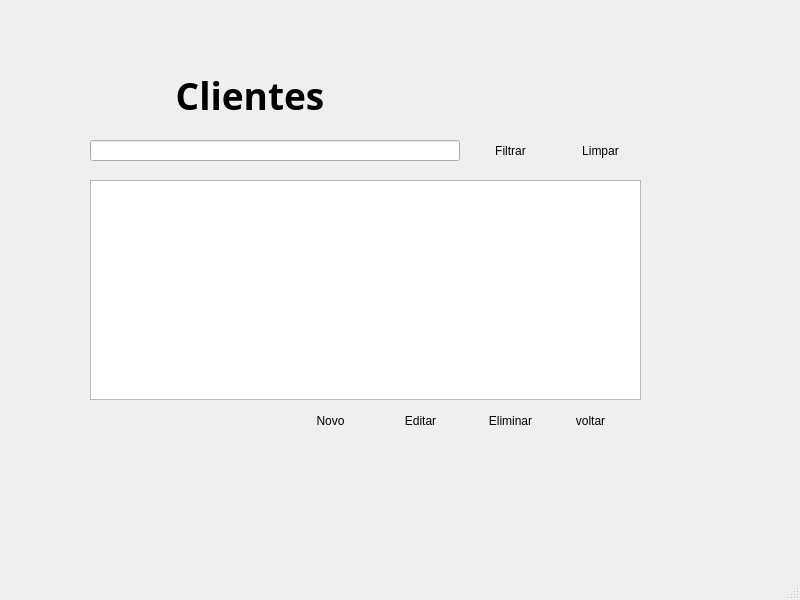
<?xml version="1.0" encoding="UTF-8"?>
<ui version="4.0">
 <class>MainWindow</class>
 <widget class="QMainWindow" name="MainWindow">
  <property name="geometry">
   <rect>
    <x>0</x>
    <y>0</y>
    <width>800</width>
    <height>600</height>
   </rect>
  </property>
  <property name="windowTitle">
   <string>MainWindow</string>
  </property>
  <widget class="QWidget" name="centralwidget">
   <widget class="QPushButton" name="pushButton_7">
    <property name="geometry">
     <rect>
      <x>280</x>
      <y>410</y>
      <width>101</width>
      <height>21</height>
     </rect>
    </property>
    <property name="text">
     <string>Novo</string>
    </property>
    <property name="icon">
     <iconset>
      <normaloff>imagens/novo.png</normaloff>imagens/novo.png</iconset>
    </property>
    <property name="flat">
     <bool>true</bool>
    </property>
   </widget>
   <widget class="QPushButton" name="pushButton_3">
    <property name="geometry">
     <rect>
      <x>550</x>
      <y>140</y>
      <width>101</width>
      <height>21</height>
     </rect>
    </property>
    <property name="text">
     <string>Limpar</string>
    </property>
    <property name="icon">
     <iconset>
      <normaloff>imagens/limpar.png</normaloff>imagens/limpar.png</iconset>
    </property>
    <property name="flat">
     <bool>true</bool>
    </property>
   </widget>
   <widget class="QTableView" name="tableView">
    <property name="geometry">
     <rect>
      <x>90</x>
      <y>180</y>
      <width>551</width>
      <height>220</height>
     </rect>
    </property>
   </widget>
   <widget class="QPushButton" name="pushButton_4">
    <property name="geometry">
     <rect>
      <x>370</x>
      <y>410</y>
      <width>101</width>
      <height>21</height>
     </rect>
    </property>
    <property name="text">
     <string>Editar</string>
    </property>
    <property name="icon">
     <iconset>
      <normaloff>imagens/editar.png</normaloff>imagens/editar.png</iconset>
    </property>
    <property name="flat">
     <bool>true</bool>
    </property>
   </widget>
   <widget class="QPushButton" name="pushButton_6">
    <property name="geometry">
     <rect>
      <x>460</x>
      <y>410</y>
      <width>101</width>
      <height>21</height>
     </rect>
    </property>
    <property name="text">
     <string>Eliminar</string>
    </property>
    <property name="icon">
     <iconset>
      <normaloff>imagens/excluir.png</normaloff>imagens/excluir.png</iconset>
    </property>
    <property name="flat">
     <bool>true</bool>
    </property>
   </widget>
   <widget class="QPushButton" name="pushButton_voltar">
    <property name="geometry">
     <rect>
      <x>540</x>
      <y>410</y>
      <width>101</width>
      <height>21</height>
     </rect>
    </property>
    <property name="text">
     <string>voltar</string>
    </property>
    <property name="icon">
     <iconset>
      <normaloff>imagens/voltar.png</normaloff>imagens/voltar.png</iconset>
    </property>
    <property name="flat">
     <bool>true</bool>
    </property>
   </widget>
   <widget class="QLabel" name="label">
    <property name="geometry">
     <rect>
      <x>140</x>
      <y>60</y>
      <width>220</width>
      <height>70</height>
     </rect>
    </property>
    <property name="font">
     <font>
      <family>Arial Black</family>
      <pointsize>28</pointsize>
      <weight>75</weight>
      <bold>true</bold>
     </font>
    </property>
    <property name="text">
     <string>Clientes</string>
    </property>
    <property name="alignment">
     <set>Qt::AlignCenter</set>
    </property>
   </widget>
   <widget class="QPushButton" name="pushButton_2">
    <property name="geometry">
     <rect>
      <x>460</x>
      <y>140</y>
      <width>101</width>
      <height>21</height>
     </rect>
    </property>
    <property name="text">
     <string>Filtrar</string>
    </property>
    <property name="icon">
     <iconset>
      <normaloff>imagens/filtrar.png</normaloff>imagens/filtrar.png</iconset>
    </property>
    <property name="flat">
     <bool>true</bool>
    </property>
   </widget>
   <widget class="QLineEdit" name="lineEdit">
    <property name="geometry">
     <rect>
      <x>90</x>
      <y>140</y>
      <width>370</width>
      <height>21</height>
     </rect>
    </property>
   </widget>
   <widget class="QLabel" name="label_2">
    <property name="geometry">
     <rect>
      <x>100</x>
      <y>70</y>
      <width>50</width>
      <height>50</height>
     </rect>
    </property>
    <property name="text">
     <string/>
    </property>
    <property name="pixmap">
     <pixmap>imagens/cliente.png</pixmap>
    </property>
    <property name="scaledContents">
     <bool>true</bool>
    </property>
   </widget>
  </widget>
  <widget class="QMenuBar" name="menubar">
   <property name="geometry">
    <rect>
     <x>0</x>
     <y>0</y>
     <width>800</width>
     <height>21</height>
    </rect>
   </property>
  </widget>
  <widget class="QStatusBar" name="statusbar"/>
 </widget>
 <resources/>
 <connections/>
</ui>
